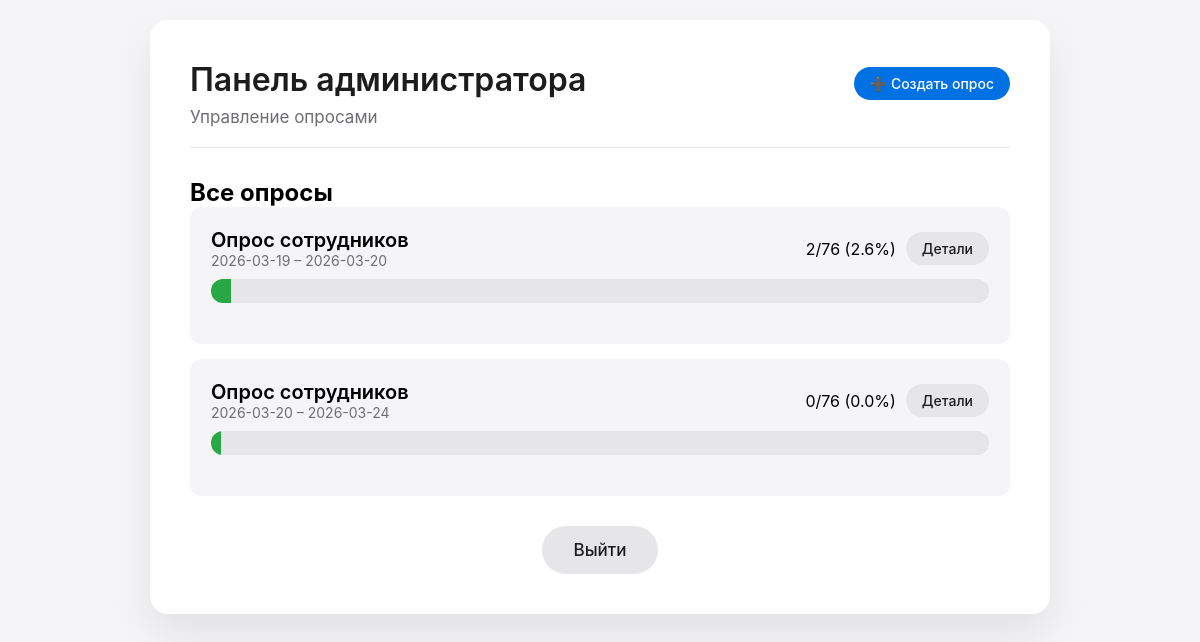
The app's page /admin/dashboard (signed in), older data.
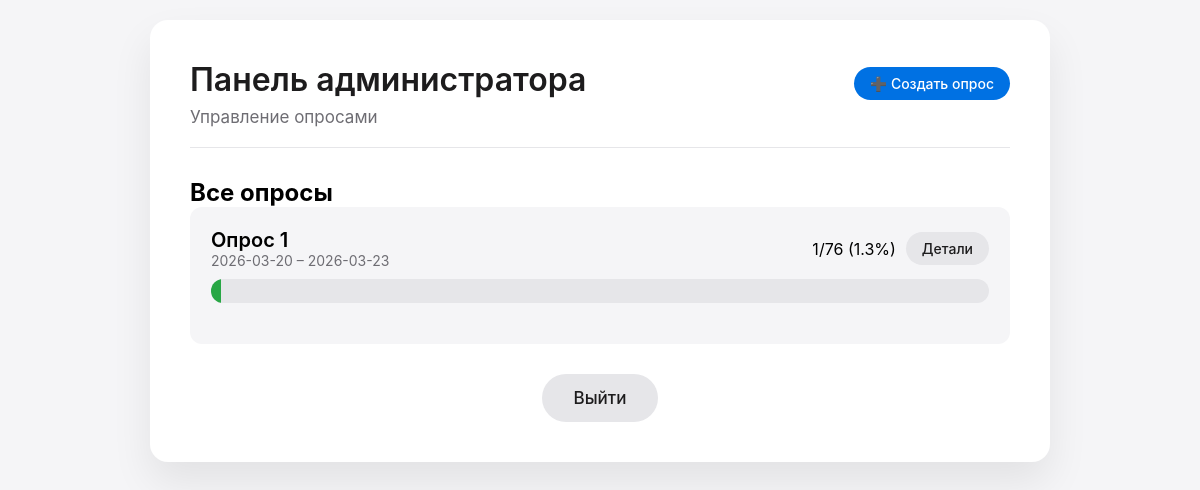
The same page, newer data.
### tables this page shows
CREATE TABLE surveys (
            id INTEGER PRIMARY KEY AUTOINCREMENT,
            title TEXT NOT NULL,
            start_date TEXT NOT NULL,
            end_date TEXT NOT NULL,
            is_active INTEGER DEFAULT 1,
            created_at TIMESTAMP DEFAULT CURRENT_TIMESTAMP
        );

### app.py (the view)
@app.route('/admin/dashboard')
def admin_dashboard():
    if not session.get('admin'):
        return redirect(url_for('admin_login'))
    surveys = get_all_surveys(only_active=False)
    return render_template('admin_dashboard.html', surveys=surveys)

### models.py (called while the page is built)
def get_db():
    conn = sqlite3.connect(DB_FILE)
    conn.row_factory = sqlite3.Row
    return conn

### templates/admin_dashboard.html (shortened to what this page needs)
{% extends "base.html" %}
{% block content %}
<div class="flex"><h1>Панель администратора</h1><a href="{{ url_for('create_survey_route') }}" class="button small">➕ Создать опрос</a></div>
<div class="subtitle">Управление опросами</div>
<h2>Все опросы</h2>
{% for s in surveys %}
<div class="survey-card">
    <div class="flex">
        <div>
            <span class="survey-title">{{ s.title }}</span>
            <div class="survey-meta">
                {{ s.start_date }} – {{ s.end_date }}
            </div>
        </div>
        <div class="flex" style="gap:10px;">
            <span>{{ s.responded }}/{{ s.total }} ({{ s.percent }}%)</span>
            <a href="{{ url_for('survey_detail', survey_id=s.id) }}" class="button secondary small">Детали</a>
        </div>
    </div>
    <div class="progress-container" style="margin-top:10px;">
        <div class="progress-bar" style="width:{{ s.percent }}%;"></div>
    </div>
</div>
{% else %}
<p>Пока нет опросов.</p>
{% endfor %}
<div style="text-align:center; margin-top:30px;"><a href="{{ url_for('admin_logout') }}" class="button secondary">Выйти</a></div>
{% endblock %}

### templates/base.html (shortened to what this page needs)
<!DOCTYPE html>
<html lang="ru">
<head>
</head>
<body>
    <div class="container">{% block content %}{% endblock %}</div>
</body>
</html>

### templates/base.html (style rules this page uses)
* { margin:0; padding:0; box-sizing:border-box; font-family:-apple-system, BlinkMacSystemFont, 'Segoe UI', Roboto, Helvetica, Arial, sans-serif; }
body { background:#f5f5f7; min-height:100vh; padding:20px; animation:fadeIn 0.5s ease; }
.container { max-width:900px; margin:0 auto; background:white; border-radius:18px; box-shadow:0 20px 40px rgba(0,0,0,0.08); padding:40px; }
h1 { font-size:32px; font-weight:600; color:#1d1c1d; margin-bottom:8px; }
.subtitle { color:#6e6d73; font-size:17px; margin-bottom:30px; border-bottom:1px solid #e6e6e9; padding-bottom:20px; }
.button { display:inline-block; background:#0071e3; color:white; border:none; padding:14px 32px; border-radius:40px; font-weight:500; font-size:17px; cursor:pointer; transition:all 0.2s; text-decoration:none; text-align:center; }
.button.secondary { background:#e6e6e9; color:#1d1c1d; }
.button.small { padding:8px 16px; font-size:14px; }
.progress-container { background:#e6e6e9; border-radius:20px; height:24px; margin:20px 0; overflow:hidden; }
.progress-bar { background:#28a745; height:24px; width:0%; transition:width 0.5s ease; display:flex; align-items:center; justify-content:flex-end; padding-right:10px; color:white; font-size:14px; font-weight:500; }
.flex { display:flex; justify-content:space-between; align-items:center; flex-wrap:wrap; gap:10px; }
.survey-card { background:#f5f5f7; border-radius:12px; padding:20px; margin-bottom:15px; transition:all 0.2s; border:1px solid transparent; }
.survey-title { font-size:20px; font-weight:600; margin-bottom:8px; }
.survey-meta { color:#6e6d73; font-size:14px; }

Row changes from the older to the newer data that the page shows:
removed surveys: title "Опрос сотрудников", start_date "2026-03-19", end_date "2026-03-20", responded "2", total "76", percent "2.6"
changed surveys: title "Опрос сотрудников" → "Опрос 1"; end_date "2026-03-24" → "2026-03-23"; responded "0" → "1"; percent "0.0" → "1.3"
